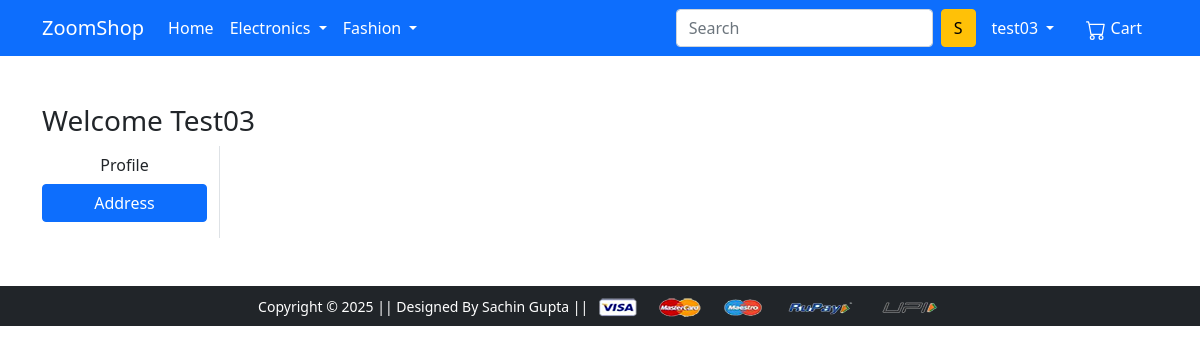
Page /address/ (signed in) on the earlier database version.
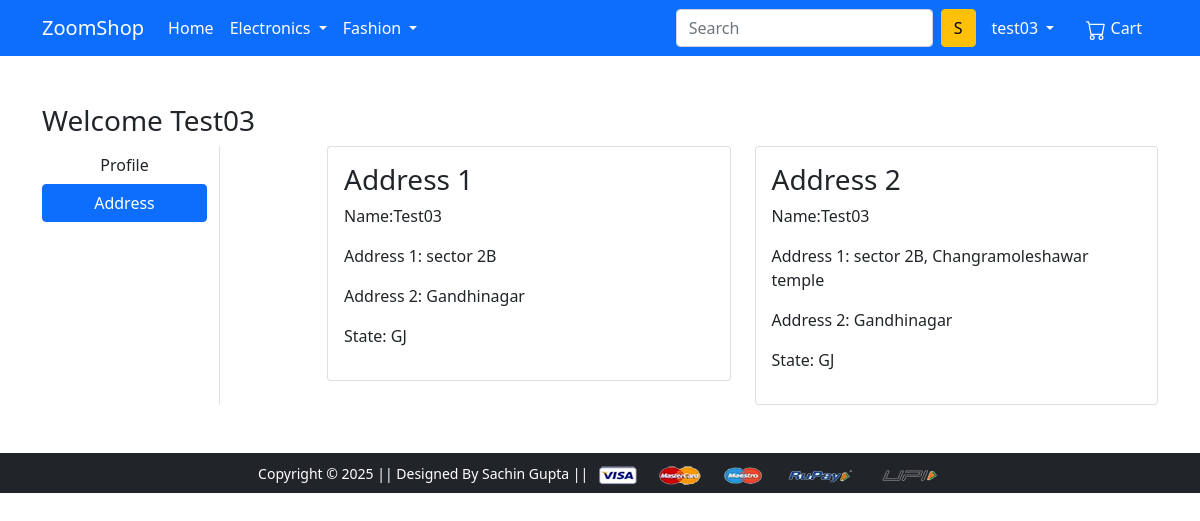
Same page on the later database version.
### ZoomShop/models.py (models this page shows, shortened)
class CustomerDB(models.Model):
    user = models.ForeignKey(User, on_delete=models.CASCADE)
    name = models.CharField(max_length=128)
    locality = models.CharField(max_length=256)
    city = models.CharField(max_length=128)
    zipcode = models.IntegerField()
    state = models.CharField(choices=STATE_CHOICES, max_length=50)

### ZoomShop/views.py (the view)
# urls.py: path('address/', views.CustomerAddress, name='address'),
def CustomerAddress(request):
 address = CustomerDB.objects.filter(user=request.user)
 return render(request, 'customer/address.html', {'address':address, 'active':'btn-primary'})

### ZoomShop/templates/ZoomShop/customer/address.html (shortened to what this page needs)
{% extends 'ZoomShop/base.html' %}
{% load static %}
{% block main-content %}
<div class="container my-5">
 <div class="row">
 <h3>Welcome {{request.user|capfirst}}</h3>
  <div class="col-sm-2 border-end">
   <ul class="list-unstyled">
    <li class="d-grid"><a href="{% url 'profile' %}" class="btn">Profile</a></li>
    <li class="d-grid"><a href="{% url 'address' %}" class="btn {{active}}">Address</a></li>
   </ul>
  </div>
  <div class="col-sm-9 offset-sm-1">
   <div class="row">
    {% for address in address %}
    <div class="col-sm-6">
     <div class="card">
      <div class="card-body">
       <h3>Address {{forloop.counter}}</h3>
       <p>Name:{{ request.user|capfirst }}</p>
       <p>Address 1: {{address.locality}}</p>
       <p>Address 2: {{address.city}}</p>
       <p>State: {{address.state}}</p>
      </div>
     </div>
    </div>
    {% endfor %}
   </div>
  </div>
 </div>
</div>
{% endblock main-content %}

### ZoomShop/templates/ZoomShop/base.html (shortened to what this page needs)
<!doctype html>
{% load static %}
<html lang="en">
  <head>
    <link href="https://cdn.jsdelivr.net/npm/bootstrap@5.0.0-beta1/dist/css/bootstrap.min.css" rel="stylesheet">
    <link rel="stylesheet" href="{% static 'ZoomShop/css/owl.carousel.min.css' %}">
    <link rel="stylesheet" href="{% static 'ZoomShop/css/all.min.css' %}">
    <link rel="stylesheet" href="{% static 'ZoomShop/css/style.css' %}">
  </head>
  <body>
    <nav class="navbar navbar-expand-lg navbar-dark bg-primary">
     <div class="container">
       <a class="navbar-brand" href="/">ZoomShop</a>
       <div class="collapse navbar-collapse" id="navbarSupportedContent">
         <ul class="navbar-nav me-auto mb-2 mb-lg-0">
           <li class="nav-item">
             <a class="nav-link active" aria-current="page" href="/">Home</a>
           </li>
           <li class="nav-item dropdown">
             <a class="nav-link dropdown-toggle text-white" href="#" id="electronicsDropdown" role="button" data-bs-toggle="dropdown" aria-expanded="false">
               Electronics
             </a>
           </li>
           <li class="nav-item dropdown">
             <a class="nav-link dropdown-toggle text-white" href="#" id="fashionDropdown" role="button" data-bs-toggle="dropdown" aria-expanded="false">
               Fashion
             </a>
           </li>
         </ul>
         <form method='post' class="d-flex">
           <input class="form-control me-2" type="search" placeholder="Search" aria-label="Search">
           <button class="btn btn-warning" type="submit">S</button>
         </form>
         <div>
          <ul class="navbar-nav me-auto mb-2 mb-lg-0">
           <li class="nav-item dropdown mx-2">
              <a class="nav-link dropdown-toggle text-white" href="#" id="profileDropdown" role="button" data-bs-toggle="dropdown" aria-expanded="false">
               {{request.user}}
              </a>
              {% if request.user.is_authenticated %}
            </li>
            <li class="nav-item mx-2">
             <a href="{% url 'show-cart' %}" class="nav-link text-white">
               Cart </a>
            </li>
          {% endif %}
         </div>
       </div>
     </div>
    </nav>
    {% block main-content %} {% endblock main-content %}
    <footer class="container-fluid bg-dark text-center p-2 mt-5">
        <small class="text-white">Copyright &copy; 2025 || Designed By Sachin Gupta || </small>
        <img src="{% static 'ZoomShop/images/payment.png' %}" alt="" srcset="" class="img-fluid" height="2px">
    </footer>
  </body>
</html>

Differences in the rows shown:
added CustomerDB: {{ request.user|capfirst }} "Test03", locality "sector 2B", city "Gandhinagar", state "GJ"
added CustomerDB: {{ request.user|capfirst }} "Test03", locality "sector 2B, Changramoleshawar temple", city "Gandhinagar", state "GJ"
